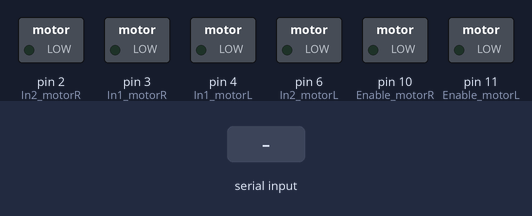
The sketch below on a simulated Arduino Uno, built with avr-gcc and run on an emulated ATmega328P. Shown: switched loads named in the sketch (green lamp = pin HIGH). The test bench sets the inputs (shaded band).

Above: at 1.2 s.
1.3 s: byte 3 (3) received over Serial
At 1.8 s:
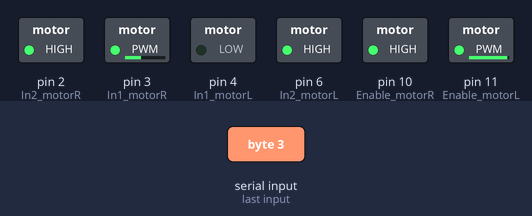
2.8 s: "1" received over Serial
At 3.7 s:
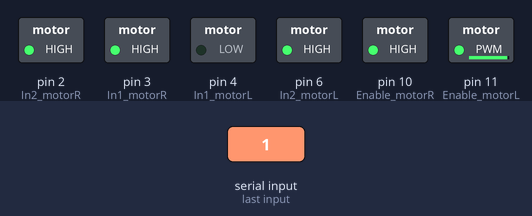
4.3 s: byte 1 (1) received over Serial
At 5.0 s:
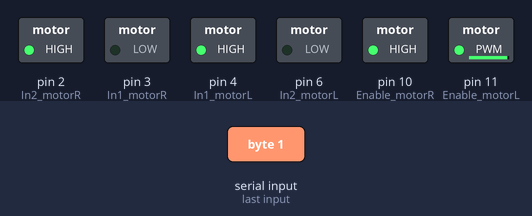
5.8 s: byte 2 (2) received over Serial
At 6.2 s:
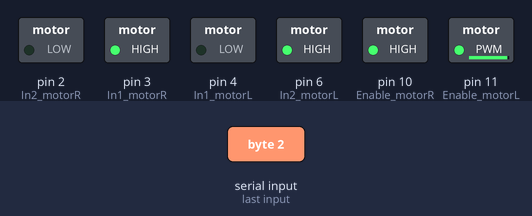
7.3 s: byte 4 (4) received over Serial
At 8.5 s:
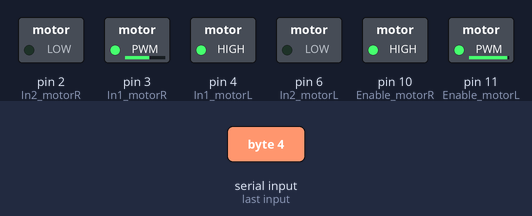
8.8 s: "0" received over Serial
At 9.4 s:
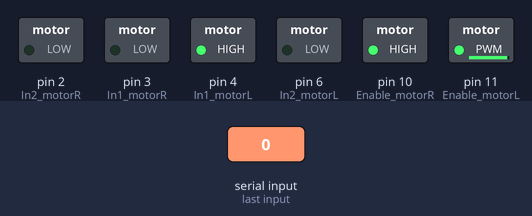
Timing chart, 0 to 11.3 s (numbered marks = the images above; inputs shaded):
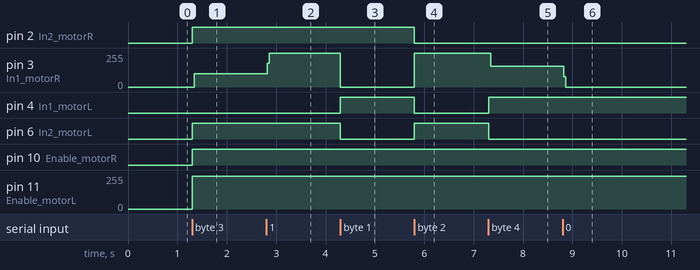

The sketch:

tes_motor.ino
```cpp
int dataRead;

const int In1_motorR = 3;
const int In2_motorR = 2;
const int Enable_motorR = 10;

const int In1_motorL = 4;
const int In2_motorL = 6;
const int Enable_motorL = 11;

const int led_red = 2;
const int led_yellow = 3;

void setup() {
  // put your setup code here, to run once:

  Serial.begin (9600);

  pinMode (led_red, OUTPUT);
  pinMode (led_yellow, OUTPUT);

  pinMode (In1_motorR, OUTPUT);
  pinMode (In2_motorR, OUTPUT);
  pinMode (Enable_motorR, OUTPUT);

  pinMode (In1_motorL, OUTPUT);
  pinMode (In2_motorL, OUTPUT);
  pinMode (Enable_motorL, OUTPUT);

}

void Maju () {
  digitalWrite (In1_motorR, LOW);
  digitalWrite (In2_motorR, HIGH);
  analogWrite (Enable_motorR, 500);

  digitalWrite (In1_motorL, HIGH);
  digitalWrite (In2_motorL, LOW);
  analogWrite (Enable_motorL, 500);
}

void Mundur () {
  digitalWrite (In1_motorR, HIGH);
  digitalWrite (In2_motorR, LOW);
  analogWrite (Enable_motorR, 500);

  digitalWrite (In1_motorL, LOW);
  digitalWrite (In2_motorL, HIGH);
  analogWrite (Enable_motorL, 500);
}

void Kanan () {
  digitalWrite (In1_motorR, LOW);
  digitalWrite (In2_motorR, HIGH);
  analogWrite (Enable_motorR, 500);

  digitalWrite (In1_motorL, LOW);
  digitalWrite (In2_motorL, HIGH);
  analogWrite (Enable_motorL, 500);
}

void Kiri () {
   digitalWrite (In1_motorR, HIGH);
  digitalWrite (In2_motorR, LOW);
  analogWrite (Enable_motorR, 500);

  digitalWrite (In1_motorL, HIGH);
  digitalWrite (In2_motorL, LOW);
  analogWrite (Enable_motorL, 500);
}

void Stop () {
  digitalWrite (In1_motorR, LOW);
  digitalWrite (In2_motorR, LOW);
  analogWrite (Enable_motorR, 0);

  digitalWrite (In1_motorL, LOW);
  digitalWrite (In2_motorL, LOW);
  analogWrite (Enable_motorL, 0);
}

void loop() {
  // put your main code here, to run repeatedly:

  if (Serial.available () > 0) {
    dataRead = Serial.read ();
  }

  if (dataRead == 1) {
    Maju ();
    digitalWrite (led_red, HIGH);
  }
  if (dataRead == 2) {
    Mundur ();
    digitalWrite (led_red, LOW);
  }
  if (dataRead == 3) {
    Kanan ();
    digitalWrite (led_yellow, HIGH);
  }
  if (dataRead == 4) {
    Kiri ();
    digitalWrite (led_yellow, LOW);
  }

}
```

Measured:
- after the input at 1.3 s, pin 2 (In2_motorR), pin 6 (In2_motorL), pin 10 (Enable_motorR): LOW → HIGH at once; pin 3 (In1_motorR): 0/255 → 101/255 at once; pin 11 (Enable_motorL): 0/255 → 244/255 at once
- after the input at 2.8 s, pin 3 (In1_motorR): 101/255 → 255/255 at once
- after the input at 4.3 s, pin 3 (In1_motorR): 255/255 → 0/255 at once; pin 4 (In1_motorL): LOW → HIGH at once; pin 6 (In2_motorL): HIGH → LOW at once
- after the input at 5.8 s, pin 2 (In2_motorR), pin 4 (In1_motorL): HIGH → LOW at once; pin 3 (In1_motorR): 0/255 → 255/255 at once; pin 6 (In2_motorL): LOW → HIGH at once
- after the input at 7.3 s, pin 3 (In1_motorR): 255/255 → 155/255 at once; pin 4 (In1_motorL): LOW → HIGH at once; pin 6 (In2_motorL): HIGH → LOW at once
- after the input at 8.8 s, pin 3 (In1_motorR): 155/255 → 0/255 at once
